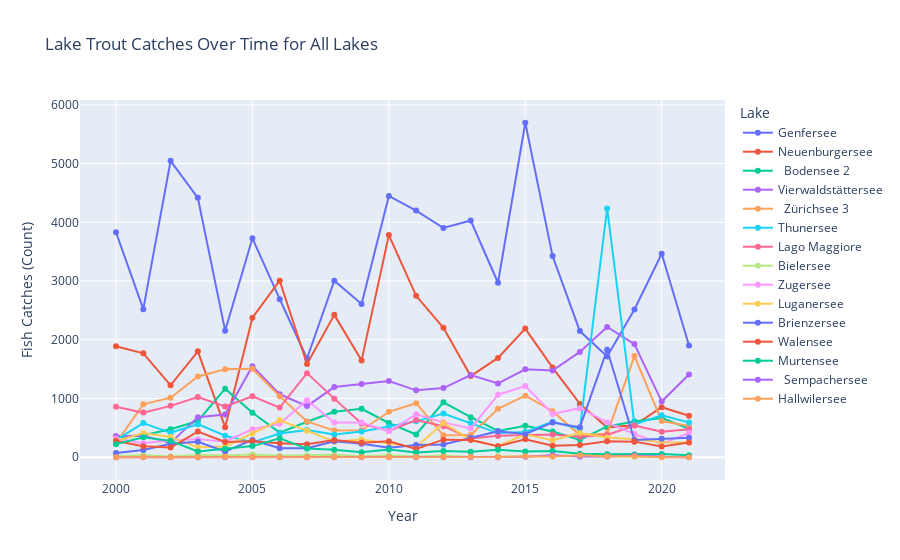

Notebook code for this chart:
### Code cell
fig = px.line(df_melted, x="Year", y="Fish Catches", color="Lake",
              title="Lake Trout Catches Over Time for All Lakes",
              labels={"Year": "Year", "Fish Catches": "Fish Catches (Count)", "Lake": "Lake"},
              markers=True)

fig.show()

### Figure 1 — Plotly figure (JSON) as saved in the notebook; plotly's stock layout.template omitted (floating-point values rounded to 4 significant figures)
{"data": [{"hovertemplate": "Lake=Genfersee<br>Year=%{x}<br>Fish Catches (Count)=%{y}<extra></extra>", "legendgroup": "Genfersee", "line": {"color": "#636efa", "dash": "solid"}, "marker": {"symbol": "circle"}, "mode": "lines+markers", "name": "Genfersee", "orientation": "v", "showlegend": true, "type": "scatter", "x": [2000, 2001, 2002, 2003, 2004, 2005, 2006, 2007, 2008, 2009, 2010, 2011, 2012, 2013, 2014, 2015, 2016, 2017, 2018, 2019, 2020, 2021], "xaxis": "x", "y": [3831, 2521, 5046, 4417, 2155, 3727, 2692, 1682, 3006, 2611, 4449, 4200, 3903, 4031, 2971, 5695, 3425, 2148, 1716, 2517, 3464.0, 1904], "yaxis": "y"}, {"hovertemplate": "Lake=Neuenburgersee<br>Year=%{x}<br>Fish Catches (Count)=%{y}<extra></extra>", "legendgroup": "Neuenburgersee", "line": {"color": "#EF553B", "dash": "solid"}, "marker": {"symbol": "circle"}, "mode": "lines+markers", "name": "Neuenburgersee", "orientation": "v", "showlegend": true, "type": "scatter", "x": [2000, 2001, 2002, 2003, 2004, 2005, 2006, 2007, 2008, 2009, 2010, 2011, 2012, 2013, 2014, 2015, 2016, 2017, 2018, 2019, 2020, 2021], "xaxis": "x", "y": [1889, 1770, 1225, 1804, 512, 2375, 3006, 1587, 2424, 1649, 3782, 2749, 2204, 1382, 1691, 2191, 1526, 908, 509, 543, 852, 707], "yaxis": "y"}, {"hovertemplate": "Lake=  Bodensee 2<br>Year=%{x}<br>Fish Catches (Count)=%{y}<extra></extra>", "legendgroup": "  Bodensee 2", "line": {"color": "#00cc96", "dash": "solid"}, "marker": {"symbol": "circle"}, "mode": "lines+markers", "name": "  Bodensee 2", "orientation": "v", "showlegend": true, "type": "scatter", "x": [2000, 2001, 2002, 2003, 2004, 2005, 2006, 2007, 2008, 2009, 2010, 2011, 2012, 2013, 2014, 2015, 2016, 2017, 2018, 2019, 2020, 2021], "xaxis": "x", "y": [328, 375, 477, 616, 1168, 757, 419, 604, 774, 824, 583, 388, 935, 682, 447, 538, 438, 296, 525, 609.3, 670, 482], "yaxis": "y"}, {"hovertemplate": "Lake=Vierwaldstättersee<br>Year=%{x}<br>Fish Catches (Count)=%{y}<extra></extra>", "legendgroup": "Vierwaldstättersee", "line": {"color": "#ab63fa", "dash": "solid"}, "marker": {"symbol": "circle"}, "mode": "lines+markers", "name": "Vierwaldstättersee", "orientation": "v", "showlegend": true, "type": "scatter", "x": [2000, 2001, 2002, 2003, 2004, 2005, 2006, 2007, 2008, 2009, 2010, 2011, 2012, 2013, 2014, 2015, 2016, 2017, 2018, 2019, 2020, 2021], "xaxis": "x", "y": [360, 368, 244, 683, 726, 1550, 1072, 871, 1195, 1247, 1297, 1139, 1177, 1400, 1256, 1497, 1475, 1793, 2219, 1926, 948, 1410], "yaxis": "y"}, {"hovertemplate": "Lake=  Zürichsee 3<br>Year=%{x}<br>Fish Catches (Count)=%{y}<extra></extra>", "legendgroup": "  Zürichsee 3", "line": {"color": "#FFA15A", "dash": "solid"}, "marker": {"symbol": "circle"}, "mode": "lines+markers", "name": "  Zürichsee 3", "orientation": "v", "showlegend": true, "type": "scatter", "x": [2000, 2001, 2002, 2003, 2004, 2005, 2006, 2007, 2008, 2009, 2010, 2011, 2012, 2013, 2014, 2015, 2016, 2017, 2018, 2019, 2020, 2021], "xaxis": "x", "y": [242, 901, 1014, 1376, 1499, 1507, 1040, 610, 454, 458, 774, 920, 374, 380, 824.1, 1049, 785, 377, 401.4, 1723, 617, 533], "yaxis": "y"}, {"hovertemplate": "Lake=Thunersee<br>Year=%{x}<br>Fish Catches (Count)=%{y}<extra></extra>", "legendgroup": "Thunersee", "line": {"color": "#19d3f3", "dash": "solid"}, "marker": {"symbol": "circle"}, "mode": "lines+markers", "name": "Thunersee", "orientation": "v", "showlegend": true, "type": "scatter", "x": [2000, 2001, 2002, 2003, 2004, 2005, 2006, 2007, 2008, 2009, 2010, 2011, 2012, 2013, 2014, 2015, 2016, 2017, 2018, 2019, 2020, 2021], "xaxis": "x", "y": [296, 581, 416, 563, 366, 254, 405, 464, 388, 438, 525, 611, 743, 581, 411, 429, 604, 484, 4236.0, 560, 713.7, 593], "yaxis": "y"}, {"hovertemplate": "Lake=Lago Maggiore<br>Year=%{x}<br>Fish Catches (Count)=%{y}<extra></extra>", "legendgroup": "Lago Maggiore", "line": {"color": "#FF6692", "dash": "solid"}, "marker": {"symbol": "circle"}, "mode": "lines+markers", "name": "Lago Maggiore", "orientation": "v", "showlegend": true, "type": "scatter", "x": [2000, 2001, 2002, 2003, 2004, 2005, 2006, 2007, 2008, 2009, 2010, 2011, 2012, 2013, 2014, 2015, 2016, 2017, 2018, 2019, 2020, 2021], "xaxis": "x", "y": [861, 760, 875, 1024, 863, 1037, 845, 1432, 998, 574, 449, 635, 529, 321, 364, 374, 389, 351, 380, 540, 433.1, 477], "yaxis": "y"}, {"hovertemplate": "Lake=Bielersee<br>Year=%{x}<br>Fish Catches (Count)=%{y}<extra></extra>", "legendgroup": "Bielersee", "line": {"color": "#B6E880", "dash": "solid"}, "marker": {"symbol": "circle"}, "mode": "lines+markers", "name": "Bielersee", "orientation": "v", "showlegend": true, "type": "scatter", "x": [2000, 2001, 2002, 2003, 2004, 2005, 2006, 2007, 2008, 2009, 2010, 2011, 2012, 2013, 2014, 2015, 2016, 2017, 2018, 2019, 2020, 2021], "xaxis": "x", "y": [22, 33, 12, 40, 28, 46, 26, 31, 41, 17, 32, 12, 28, 5, 16, 18, 22, 16, 11, 9.8, 8.6, 3], "yaxis": "y"}, {"hovertemplate": "Lake=Zugersee<br>Year=%{x}<br>Fish Catches (Count)=%{y}<extra></extra>", "legendgroup": "Zugersee", "line": {"color": "#FF97FF", "dash": "solid"}, "marker": {"symbol": "circle"}, "mode": "lines+markers", "name": "Zugersee", "orientation": "v", "showlegend": true, "type": "scatter", "x": [2000, 2001, 2002, 2003, 2004, 2005, 2006, 2007, 2008, 2009, 2010, 2011, 2012, 2013, 2014, 2015, 2016, 2017, 2018, 2019, 2020, 2021], "xaxis": "x", "y": [321, 238, 288, 306, 269, 476, 570, 969, 592, 592, 441, 731, 594, 490, 1063, 1213, 736, 836, 593, 394, 231, 413], "yaxis": "y"}, {"hovertemplate": "Lake=Luganersee<br>Year=%{x}<br>Fish Catches (Count)=%{y}<extra></extra>", "legendgroup": "Luganersee", "line": {"color": "#FECB52", "dash": "solid"}, "marker": {"symbol": "circle"}, "mode": "lines+markers", "name": "Luganersee", "orientation": "v", "showlegend": true, "type": "scatter", "x": [2000, 2001, 2002, 2003, 2004, 2005, 2006, 2007, 2008, 2009, 2010, 2011, 2012, 2013, 2014, 2015, 2016, 2017, 2018, 2019, 2020, 2021], "xaxis": "x", "y": [275, 413, 346, 169, 184, 404, 628, 453, 266, 302, 240, 172, 585, 297, 188, 392, 288, 411, 337, 306, 256.7, 252], "yaxis": "y"}, {"hovertemplate": "Lake=Brienzersee<br>Year=%{x}<br>Fish Catches (Count)=%{y}<extra></extra>", "legendgroup": "Brienzersee", "line": {"color": "#636efa", "dash": "solid"}, "marker": {"symbol": "circle"}, "mode": "lines+markers", "name": "Brienzersee", "orientation": "v", "showlegend": true, "type": "scatter", "x": [2000, 2001, 2002, 2003, 2004, 2005, 2006, 2007, 2008, 2009, 2010, 2011, 2012, 2013, 2014, 2015, 2016, 2017, 2018, 2019, 2020, 2021], "xaxis": "x", "y": [72, 123, 228, 263, 97, 295, 153, 154, 272, 231, 160, 209, 217, 334, 442, 392, 593, 509, 1831.0, 292.8, 316, 334], "yaxis": "y"}, {"hovertemplate": "Lake=Walensee<br>Year=%{x}<br>Fish Catches (Count)=%{y}<extra></extra>", "legendgroup": "Walensee", "line": {"color": "#EF553B", "dash": "solid"}, "marker": {"symbol": "circle"}, "mode": "lines+markers", "name": "Walensee", "orientation": "v", "showlegend": true, "type": "scatter", "x": [2000, 2001, 2002, 2003, 2004, 2005, 2006, 2007, 2008, 2009, 2010, 2011, 2012, 2013, 2014, 2015, 2016, 2017, 2018, 2019, 2020, 2021], "xaxis": "x", "y": [277, 187, 166, 438, 259, 274, 239, 223, 294, 247, 272, 141, 300, 294, 187, 305, 195, 209, 273.1, 266, 184, 250], "yaxis": "y"}, {"hovertemplate": "Lake=Murtensee<br>Year=%{x}<br>Fish Catches (Count)=%{y}<extra></extra>", "legendgroup": "Murtensee", "line": {"color": "#00cc96", "dash": "solid"}, "marker": {"symbol": "circle"}, "mode": "lines+markers", "name": "Murtensee", "orientation": "v", "showlegend": true, "type": "scatter", "x": [2000, 2001, 2002, 2003, 2004, 2005, 2006, 2007, 2008, 2009, 2010, 2011, 2012, 2013, 2014, 2015, 2016, 2017, 2018, 2019, 2020, 2021], "xaxis": "x", "y": [223, 341, 279, 99, 143, 190, 322, 147, 127, 84, 131, 79, 107, 92, 128, 99, 108, 58, 51.7, 48, 54.8, 33], "yaxis": "y"}, {"hovertemplate": "Lake=  Sempachersee<br>Year=%{x}<br>Fish Catches (Count)=%{y}<extra></extra>", "legendgroup": "  Sempachersee", "line": {"color": "#ab63fa", "dash": "solid"}, "marker": {"symbol": "circle"}, "mode": "lines+markers", "name": "  Sempachersee", "orientation": "v", "showlegend": true, "type": "scatter", "x": [2000, 2001, 2002, 2003, 2004, 2005, 2006, 2007, 2008, 2009, 2010, 2011, 2012, 2013, 2014, 2015, 2016, 2017, 2018, 2019, 2020, 2021], "xaxis": "x", "y": [0, 0, 0, 0, 0, 0, 0, 0, 0, 0, 0, 0, 0, 0, 0, 8, 36, 14, 12, 30, 7, 2], "yaxis": "y"}, {"hovertemplate": "Lake=Hallwilersee<br>Year=%{x}<br>Fish Catches (Count)=%{y}<extra></extra>", "legendgroup": "Hallwilersee", "line": {"color": "#FFA15A", "dash": "solid"}, "marker": {"symbol": "circle"}, "mode": "lines+markers", "name": "Hallwilersee", "orientation": "v", "showlegend": true, "type": "scatter", "x": [2000, 2001, 2002, 2003, 2004, 2005, 2006, 2007, 2008, 2009, 2010, 2011, 2012, 2013, 2014, 2015, 2016, 2017, 2018, 2019, 2020, 2021], "xaxis": "x", "y": [0, 0, 0, 1, 10, 4, 1, 1, 1, 3, 2, 4, 5, 8, 4, 16, 12, 32, 15.75, 19, 0, 0], "yaxis": "y"}], "layout": {"legend": {"title": {"text": "Lake"}, "tracegroupgap": 0}, "title": {"text": "Lake Trout Catches Over Time for All Lakes"}, "xaxis": {"anchor": "y", "domain": [0, 1], "title": {"text": "Year"}}, "yaxis": {"anchor": "x", "domain": [0, 1], "title": {"text": "Fish Catches (Count)"}}}}
